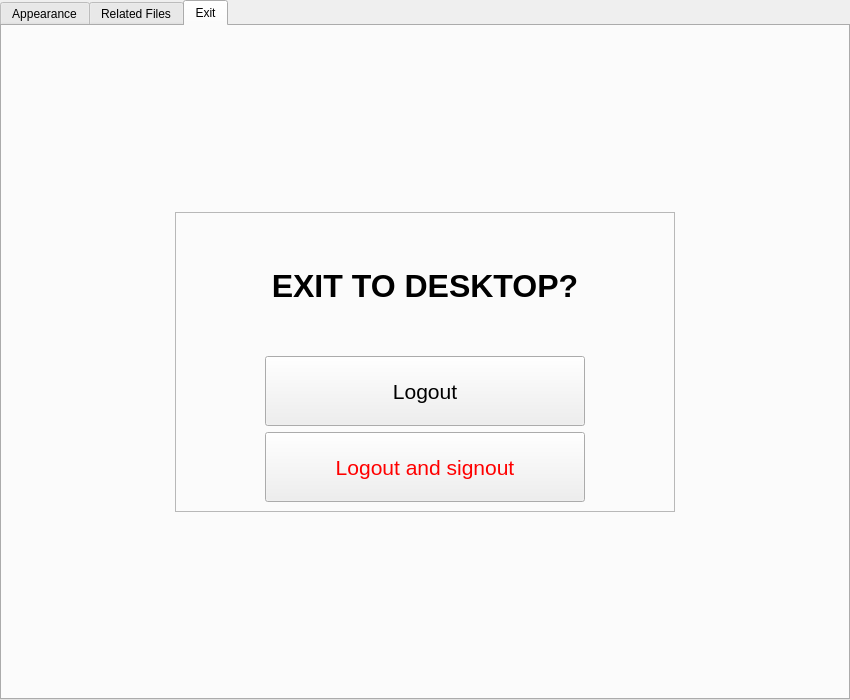
<?xml version="1.0" encoding="UTF-8"?>
<ui version="4.0">
 <class>Form</class>
 <widget class="QWidget" name="Form">
  <property name="geometry">
   <rect>
    <x>0</x>
    <y>0</y>
    <width>850</width>
    <height>700</height>
   </rect>
  </property>
  <property name="windowTitle">
   <string>Form</string>
  </property>
  <layout class="QHBoxLayout" name="horizontalLayout">
   <property name="leftMargin">
    <number>0</number>
   </property>
   <property name="topMargin">
    <number>0</number>
   </property>
   <property name="rightMargin">
    <number>0</number>
   </property>
   <property name="bottomMargin">
    <number>0</number>
   </property>
   <item>
    <widget class="QTabWidget" name="tabWidget">
     <property name="font">
      <font>
       <family>Arial</family>
      </font>
     </property>
     <property name="currentIndex">
      <number>2</number>
     </property>
     <property name="movable">
      <bool>false</bool>
     </property>
     <widget class="QWidget" name="Appearance">
      <attribute name="title">
       <string>Appearance</string>
      </attribute>
      <widget class="QLabel" name="label">
       <property name="geometry">
        <rect>
         <x>0</x>
         <y>20</y>
         <width>821</width>
         <height>51</height>
        </rect>
       </property>
       <property name="font">
        <font>
         <family>Arial</family>
         <pointsize>16</pointsize>
        </font>
       </property>
       <property name="text">
        <string>Appearance</string>
       </property>
       <property name="alignment">
        <set>Qt::AlignCenter</set>
       </property>
      </widget>
      <widget class="QGroupBox" name="groupBox">
       <property name="geometry">
        <rect>
         <x>30</x>
         <y>90</y>
         <width>771</width>
         <height>561</height>
        </rect>
       </property>
       <property name="font">
        <font>
         <family>Arial</family>
         <pointsize>12</pointsize>
        </font>
       </property>
       <property name="title">
        <string/>
       </property>
       <widget class="QWidget" name="formLayoutWidget">
        <property name="geometry">
         <rect>
          <x>20</x>
          <y>20</y>
          <width>731</width>
          <height>421</height>
         </rect>
        </property>
        <layout class="QFormLayout" name="formLayout">
         <item row="0" column="0" colspan="2">
          <widget class="QLabel" name="label_3">
           <property name="text">
            <string>Titles</string>
           </property>
          </widget>
         </item>
         <item row="1" column="0">
          <widget class="QLabel" name="label_2">
           <property name="text">
            <string>     Title Font Family:</string>
           </property>
          </widget>
         </item>
         <item row="1" column="1">
          <widget class="QFontComboBox" name="titleFontCB">
           <property name="sizePolicy">
            <sizepolicy hsizetype="Preferred" vsizetype="Fixed">
             <horstretch>0</horstretch>
             <verstretch>0</verstretch>
            </sizepolicy>
           </property>
           <property name="sizeAdjustPolicy">
            <enum>QComboBox::AdjustToContents</enum>
           </property>
          </widget>
         </item>
         <item row="2" column="0">
          <widget class="QLabel" name="headerFontSizeLabel">
           <property name="text">
            <string>     Title Font Size:</string>
           </property>
          </widget>
         </item>
         <item row="2" column="1">
          <widget class="QSpinBox" name="titleFontSizeSB"/>
         </item>
         <item row="4" column="0" colspan="2">
          <spacer name="horizontalSpacer">
           <property name="orientation">
            <enum>Qt::Horizontal</enum>
           </property>
           <property name="sizeHint" stdset="0">
            <size>
             <width>40</width>
             <height>20</height>
            </size>
           </property>
          </spacer>
         </item>
         <item row="5" column="0">
          <widget class="QLabel" name="label_4">
           <property name="text">
            <string>Tables</string>
           </property>
          </widget>
         </item>
         <item row="6" column="0">
          <widget class="QLabel" name="label_5">
           <property name="text">
            <string>     Table Headers Font Family:</string>
           </property>
          </widget>
         </item>
         <item row="6" column="1">
          <widget class="QFontComboBox" name="tableHeadersFontCB"/>
         </item>
         <item row="7" column="0">
          <widget class="QLabel" name="tableHeadersFontSizeLabel">
           <property name="text">
            <string>     Table Headers Font Size:</string>
           </property>
          </widget>
         </item>
         <item row="7" column="1">
          <widget class="QSpinBox" name="tableHeadersFontSizeSB"/>
         </item>
         <item row="9" column="0">
          <widget class="QLabel" name="label_6">
           <property name="text">
            <string>     Table Item Font Family:</string>
           </property>
          </widget>
         </item>
         <item row="8" column="0" colspan="2">
          <spacer name="horizontalSpacer_2">
           <property name="orientation">
            <enum>Qt::Horizontal</enum>
           </property>
           <property name="sizeHint" stdset="0">
            <size>
             <width>40</width>
             <height>20</height>
            </size>
           </property>
          </spacer>
         </item>
         <item row="9" column="1">
          <widget class="QFontComboBox" name="tableItemFontCB"/>
         </item>
         <item row="10" column="0">
          <widget class="QLabel" name="tableItemFontSizeLabel">
           <property name="text">
            <string>     Table Item Font Size:</string>
           </property>
          </widget>
         </item>
         <item row="10" column="1">
          <widget class="QSpinBox" name="tableItemFontSizeSB"/>
         </item>
        </layout>
       </widget>
       <widget class="QPushButton" name="appearanceSaveButton">
        <property name="geometry">
         <rect>
          <x>550</x>
          <y>500</y>
          <width>201</width>
          <height>41</height>
         </rect>
        </property>
        <property name="cursor">
         <cursorShape>PointingHandCursor</cursorShape>
        </property>
        <property name="styleSheet">
         <string notr="true">background-color:aqua;</string>
        </property>
        <property name="text">
         <string>Save</string>
        </property>
       </widget>
      </widget>
     </widget>
     <widget class="QWidget" name="File">
      <attribute name="title">
       <string>Related Files</string>
      </attribute>
      <widget class="QLabel" name="label_7">
       <property name="geometry">
        <rect>
         <x>0</x>
         <y>20</y>
         <width>821</width>
         <height>51</height>
        </rect>
       </property>
       <property name="font">
        <font>
         <family>Arial</family>
         <pointsize>16</pointsize>
        </font>
       </property>
       <property name="text">
        <string>Related Files</string>
       </property>
       <property name="alignment">
        <set>Qt::AlignCenter</set>
       </property>
      </widget>
      <widget class="QGroupBox" name="groupBox_2">
       <property name="geometry">
        <rect>
         <x>30</x>
         <y>90</y>
         <width>781</width>
         <height>561</height>
        </rect>
       </property>
       <property name="font">
        <font>
         <family>Arial</family>
         <pointsize>12</pointsize>
        </font>
       </property>
       <property name="title">
        <string/>
       </property>
       <widget class="QWidget" name="formLayoutWidget_2">
        <property name="geometry">
         <rect>
          <x>20</x>
          <y>20</y>
          <width>741</width>
          <height>421</height>
         </rect>
        </property>
        <layout class="QFormLayout" name="formLayout_3">
         <item row="0" column="0" colspan="2">
          <widget class="QLabel" name="label_13">
           <property name="text">
            <string>Media Files</string>
           </property>
          </widget>
         </item>
         <item row="1" column="0">
          <widget class="QLabel" name="folderLocationLabel">
           <property name="text">
            <string>     Folder Location:</string>
           </property>
          </widget>
         </item>
         <item row="2" column="0">
          <widget class="QLabel" name="label_14">
           <property name="text">
            <string>     Choose Folder:</string>
           </property>
          </widget>
         </item>
         <item row="2" column="1">
          <widget class="QPushButton" name="openFolder">
           <property name="sizePolicy">
            <sizepolicy hsizetype="Fixed" vsizetype="Fixed">
             <horstretch>0</horstretch>
             <verstretch>0</verstretch>
            </sizepolicy>
           </property>
           <property name="text">
            <string>Choose Folder for Media Files</string>
           </property>
          </widget>
         </item>
         <item row="3" column="0" colspan="2">
          <widget class="QLabel" name="label_15">
           <property name="text">
            <string>&lt;!DOCTYPE HTML PUBLIC &quot;-//W3C//DTD HTML 4.0//EN&quot; &quot;http://www.w3.org/TR/REC-html40/strict.dtd&quot;&gt;
&lt;html&gt;&lt;head&gt;&lt;meta name=&quot;qrichtext&quot; content=&quot;1&quot; /&gt;&lt;style type=&quot;text/css&quot;&gt;
p, li { white-space: pre-wrap; }
&lt;/style&gt;&lt;/head&gt;&lt;body style=&quot; font-family:'Arial','Arial'; font-size:12pt; font-weight:400; font-style:normal;&quot;&gt;
&lt;p style=&quot; margin-top:12px; margin-bottom:12px; margin-left:0px; margin-right:0px; -qt-block-indent:0; text-indent:0px;&quot;&gt;&lt;span style=&quot; font-size:10pt;&quot;&gt;Instruction when changing Media Files:&lt;/span&gt;&lt;/p&gt;
&lt;p style=&quot; margin-top:12px; margin-bottom:12px; margin-left:0px; margin-right:0px; -qt-block-indent:0; text-indent:0px;&quot;&gt;&lt;span style=&quot; font-size:10pt;&quot;&gt;Folder location must contain 2 folders inside namely:&lt;/span&gt;&lt;span style=&quot; font-size:10pt; font-weight:600;&quot;&gt; vehicle_pics and profile_pics&lt;/span&gt;&lt;/p&gt;
&lt;p style=&quot; margin-top:12px; margin-bottom:12px; margin-left:0px; margin-right:0px; -qt-block-indent:0; text-indent:0px;&quot;&gt;&lt;span style=&quot; font-size:10pt;&quot;&gt;- vehicle_pics must contain vehicle.png (for default image), vehicle_pics.csv, and new.csv&lt;/span&gt;&lt;/p&gt;
&lt;p style=&quot; margin-top:12px; margin-bottom:12px; margin-left:0px; margin-right:0px; -qt-block-indent:0; text-indent:0px;&quot;&gt;&lt;span style=&quot; font-size:10pt;&quot;&gt;- profile_pics must contain vehicle.png (for default image), profile_pics.csv, and new.csv&lt;/span&gt;&lt;/p&gt;
&lt;p style=&quot; margin-top:12px; margin-bottom:12px; margin-left:0px; margin-right:0px; -qt-block-indent:0; text-indent:0px;&quot;&gt;&lt;span style=&quot; font-size:10pt;&quot;&gt;These files are needed when updating images and for faster image display&lt;/span&gt;&lt;/p&gt;&lt;/body&gt;&lt;/html&gt;</string>
           </property>
          </widget>
         </item>
         <item row="1" column="1">
          <widget class="QLineEdit" name="folderLocationLineEdit"/>
         </item>
        </layout>
       </widget>
       <widget class="QPushButton" name="filesSaveButton">
        <property name="geometry">
         <rect>
          <x>550</x>
          <y>500</y>
          <width>201</width>
          <height>41</height>
         </rect>
        </property>
        <property name="cursor">
         <cursorShape>PointingHandCursor</cursorShape>
        </property>
        <property name="styleSheet">
         <string notr="true">background-color:aqua;</string>
        </property>
        <property name="text">
         <string>Save</string>
        </property>
       </widget>
      </widget>
     </widget>
     <widget class="QWidget" name="Exit">
      <attribute name="title">
       <string>Exit</string>
      </attribute>
      <layout class="QVBoxLayout" name="verticalLayout">
       <item>
        <layout class="QHBoxLayout" name="horizontalLayout_2">
         <property name="spacing">
          <number>0</number>
         </property>
         <item>
          <widget class="QFrame" name="frame">
           <property name="maximumSize">
            <size>
             <width>500</width>
             <height>300</height>
            </size>
           </property>
           <property name="styleSheet">
            <string notr="true"/>
           </property>
           <property name="frameShape">
            <enum>QFrame::StyledPanel</enum>
           </property>
           <property name="frameShadow">
            <enum>QFrame::Raised</enum>
           </property>
           <layout class="QVBoxLayout" name="verticalLayout_2">
            <item>
             <layout class="QHBoxLayout" name="horizontalLayout_5">
              <item>
               <widget class="QLabel" name="label_8">
                <property name="sizePolicy">
                 <sizepolicy hsizetype="Preferred" vsizetype="Preferred">
                  <horstretch>0</horstretch>
                  <verstretch>0</verstretch>
                 </sizepolicy>
                </property>
                <property name="font">
                 <font>
                  <family>Arial</family>
                  <pointsize>24</pointsize>
                  <weight>75</weight>
                  <italic>false</italic>
                  <bold>true</bold>
                  <underline>false</underline>
                  <strikeout>false</strikeout>
                 </font>
                </property>
                <property name="text">
                 <string>EXIT TO DESKTOP?</string>
                </property>
                <property name="alignment">
                 <set>Qt::AlignCenter</set>
                </property>
               </widget>
              </item>
             </layout>
            </item>
            <item>
             <layout class="QHBoxLayout" name="horizontalLayout_3">
              <item>
               <widget class="QPushButton" name="logoutButton">
                <property name="maximumSize">
                 <size>
                  <width>320</width>
                  <height>70</height>
                 </size>
                </property>
                <property name="font">
                 <font>
                  <family>Arial</family>
                  <pointsize>16</pointsize>
                 </font>
                </property>
                <property name="cursor">
                 <cursorShape>PointingHandCursor</cursorShape>
                </property>
                <property name="text">
                 <string>Logout</string>
                </property>
                <property name="icon">
                 <iconset>
                  <normaloff>../static/turn off.png</normaloff>../static/turn off.png</iconset>
                </property>
                <property name="iconSize">
                 <size>
                  <width>50</width>
                  <height>50</height>
                 </size>
                </property>
               </widget>
              </item>
             </layout>
            </item>
            <item>
             <layout class="QHBoxLayout" name="horizontalLayout_4">
              <item>
               <widget class="QPushButton" name="logoutandSOButton">
                <property name="maximumSize">
                 <size>
                  <width>320</width>
                  <height>70</height>
                 </size>
                </property>
                <property name="font">
                 <font>
                  <family>Arial</family>
                  <pointsize>16</pointsize>
                 </font>
                </property>
                <property name="cursor">
                 <cursorShape>PointingHandCursor</cursorShape>
                </property>
                <property name="styleSheet">
                 <string notr="true">color:red;</string>
                </property>
                <property name="text">
                 <string>Logout and signout</string>
                </property>
                <property name="icon">
                 <iconset>
                  <normaloff>../static/logout icon.png</normaloff>../static/logout icon.png</iconset>
                </property>
                <property name="iconSize">
                 <size>
                  <width>60</width>
                  <height>60</height>
                 </size>
                </property>
               </widget>
              </item>
             </layout>
            </item>
           </layout>
          </widget>
         </item>
        </layout>
       </item>
      </layout>
     </widget>
    </widget>
   </item>
  </layout>
 </widget>
 <resources/>
 <connections/>
</ui>
